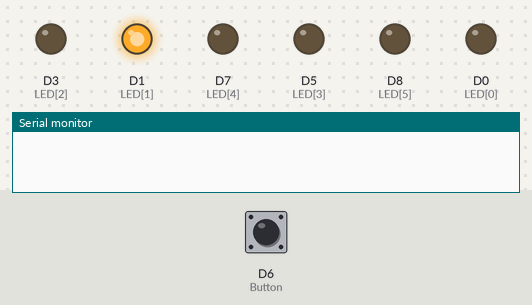
A sketch run on a simulated ESP8266 (NodeMCU). Shown: output pins drawn as LEDs (lit = HIGH), the last lines printed to the serial monitor. Inputs (shaded band) come from the test bench; at power-on: D6 (Button) LOW.

Above: at 1.2 s.
1.3 s: D6 (Button) pulled HIGH for 0.15 s
4.4 s: D6 (Button) pulled HIGH for 1 s
At 6.8 s:
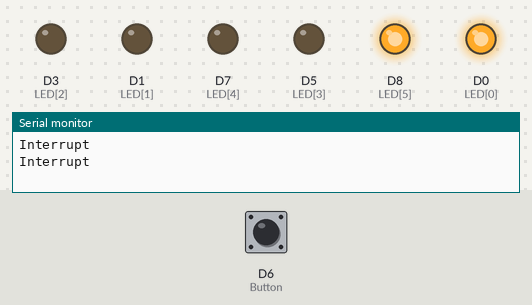
8.4 s: D6 (Button) pulsed HIGH 5 times (0.12 s each, 0.3 s apart)
At 9.8 s:
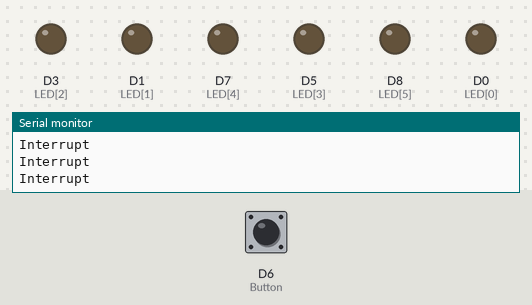
11.5 s: D6 (Button) pulled HIGH for 3.2 s
At 16.0 s:
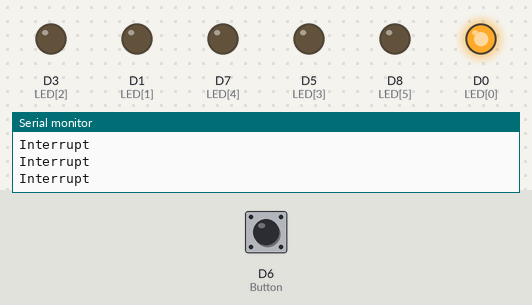
Timing chart, 0 to 17.2 s (numbered marks = the images above; inputs shaded):
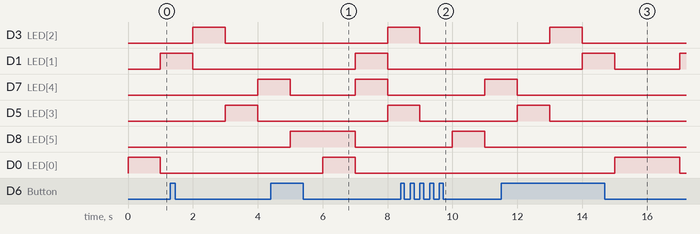

Measured:
- after the input at 4.4 s, D3 (LED[2]), D5 (LED[3]): LOW → HIGH after 3.6 s; D1 (LED[1]): LOW → HIGH after 2.6 s, → LOW 1.0 s later; D0 (LED[0]): LOW → HIGH after 1.6 s, → LOW 1.0 s later
- after the input at 8.4 s, D3 (LED[2]), D5 (LED[3]): goes on until 9.0 s, then stays LOW; D1 (LED[1]): stays LOW (without the input it goes to HIGH after 1.6 s); D0 (LED[0]): stays LOW (without the input it goes to HIGH after 0.60 s)
- after the input at 11.5 s, D3 (LED[2]): goes on until 14.0 s, then stays LOW; D5 (LED[3]): goes on until 13.0 s, then stays LOW

The sketch:

LEDs_PushButton.ino
```cpp
unsigned int LED[6]= {D0, D1, D3, D5, D7, D8};
unsigned int Button = D6;
unsigned int pattern = 0, ButtonState = 0;
int i = 0, j=0;

void setup() {
  // put your setup code here, to run once:
  Serial.begin(9600);
  for(i=0; i<6; i++)
  {
    pinMode(LED[i], OUTPUT);
    digitalWrite(LED[i], LOW);
  }
  //digitalWrite(Button, INPUT);
  attachInterrupt(digitalPinToInterrupt(Button), IntCallback, RISING);
}

void loop() {

    if(pattern == 0)
      Right_To_Left();
    else if(pattern == 1)
      Left_To_Right();
    else if(pattern == 2)
      Compress();
    else
      Decompress();
}

ICACHE_RAM_ATTR void IntCallback()
{
  Serial.println("Interrupt");
    if(pattern == 3)
      pattern = 0;
    else
      pattern++;
}

void Right_To_Left() {
  for(i=0; i<6; i++)
  {
      for(j=0; j<6; j++)
      {
        if(i==j)
        digitalWrite(LED[j], HIGH);
        else
        digitalWrite(LED[j], LOW);
      }
     delay(1000);
  }
}

void Left_To_Right() {
  for(i=6; i>=0; i--)
  {
      for(j=6; j>=0; j--)
      {
        if(i==j)
        digitalWrite(LED[j], HIGH);
        else
        digitalWrite(LED[j], LOW);
      }
     delay(1000);
  }
}

void Compress()
{
  for(i=0; i<3; i++)
  {
      for(j=0; j<6; j++)
      {
        if(j==(5 - i) || i == j)
        digitalWrite(LED[j], HIGH);
        else
        digitalWrite(LED[j], LOW);
      }
     delay(1000);
  }
}

void Decompress()
{
  for(i=2; i>=0; i--)
  {
      for(j=0; j<6; j++)
      {
        if(j==(5 - i) || i == j)
        digitalWrite(LED[j], HIGH);
        else
        digitalWrite(LED[j], LOW);
      }
     delay(1000);
  }
}
```
